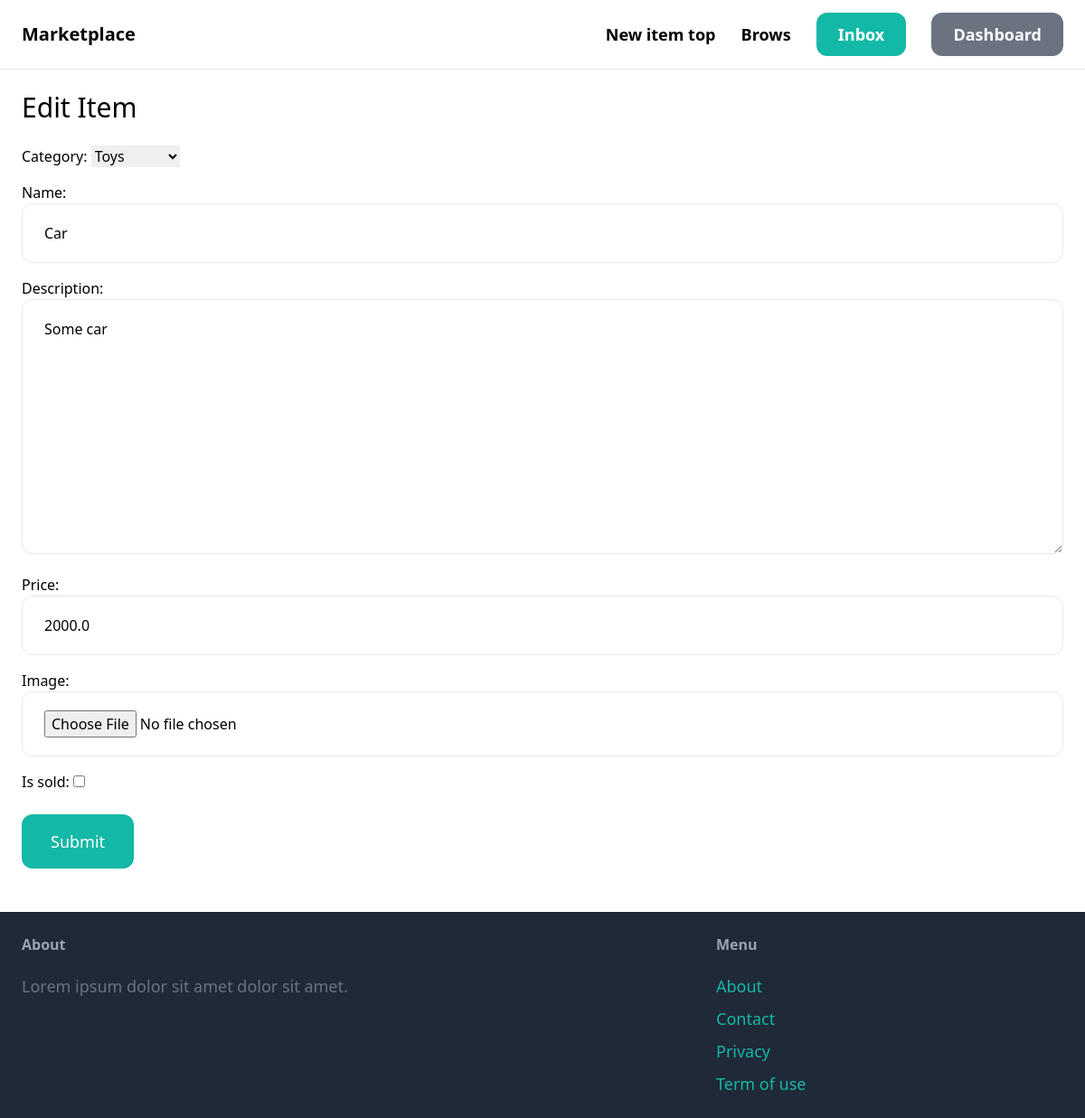
The page /items/4/edit/ (signed in) on the database as committed earlier.
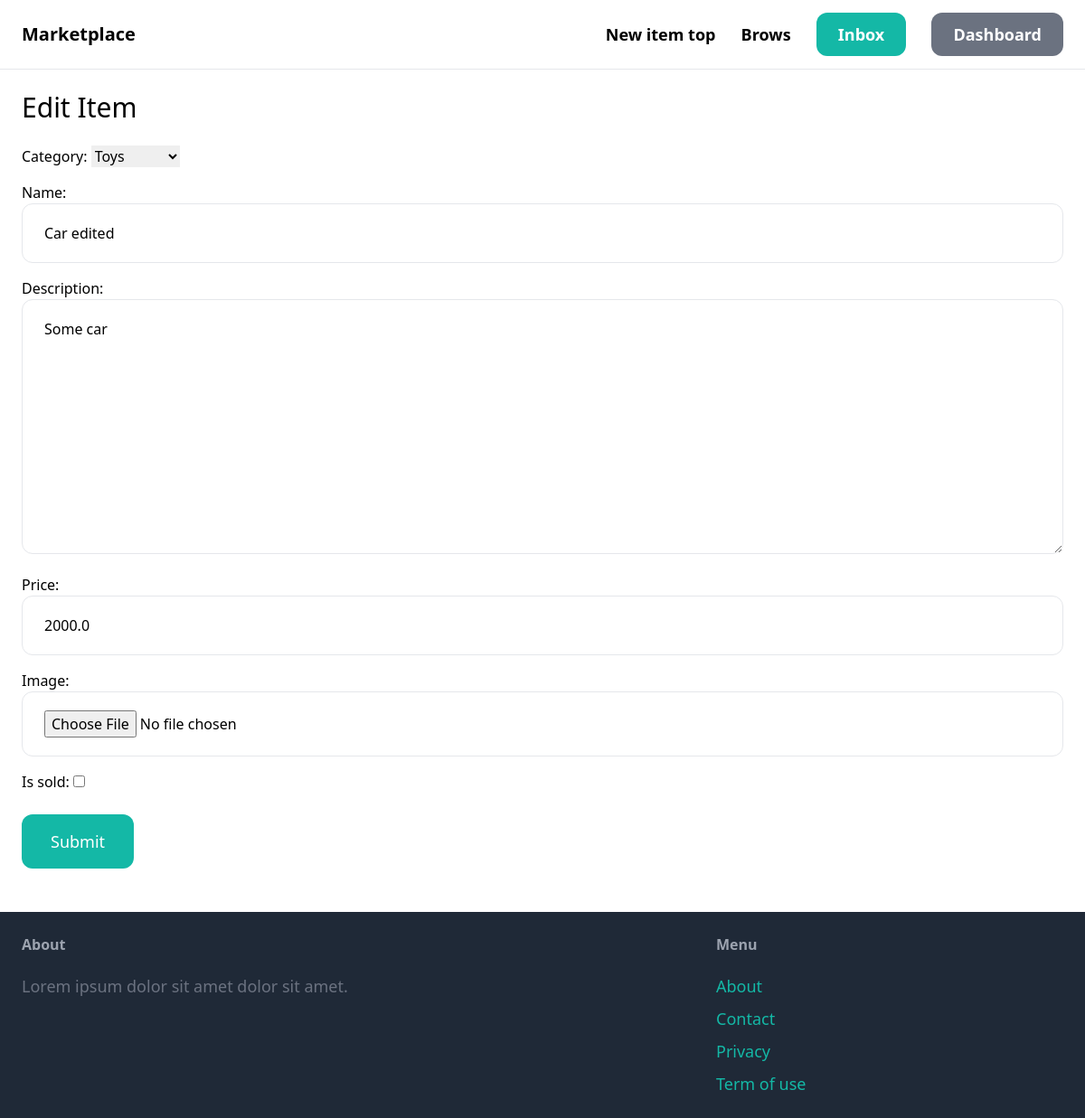
The same page on the database as committed later.
### item/models.py (models this page shows, shortened)
class Category(models.Model):
    name = models.CharField(max_length=255)
    class Meta:
        ordering = ('name',)
        verbose_name_plural = 'Categories'
    def __str__(self):
        return self.name

class Item(models.Model):
    category = models.ForeignKey(
        Category, related_name='items', on_delete=models.CASCADE)
    name = models.CharField(max_length=255)
    description = models.TextField(blank=True, null=True)
    price = models.FloatField()
    image = models.ImageField(upload_to='item_images', blank=True, null=True)
    is_sold = models.BooleanField(default=False)
    created_by = models.ForeignKey(
        User, related_name='items', on_delete=models.CASCADE)
    created_at = models.DateTimeField(auto_now_add=True)

### item/views.py (the view)
# urls.py: path('<int:pk>/edit/', views.edit, name='edit')
@login_required
def edit(request, pk):
    item = get_object_or_404(Item, pk=pk, created_by=request.user)
    if request.method == 'POST':
        form = EditItemForm(request.POST, request.FILES, instance=item)
        if form.is_valid():
            form.save()
            return redirect('item:detail', pk=item.id)
    else:
        form = EditItemForm(instance=item)
    return render(request, 'item/form.html', {
        'title': 'Edit Item',
        'form': form
    })

### item/forms.py
class EditItemForm(forms.ModelForm):
    class Meta:
        model = Item
        fields = ('category', 'name', 'description',
                  'price', 'image', 'is_sold')
        widgets = {
            'name': forms.TextInput(attrs={
                'class': INPUT_CLASSES,
            }),
            'description': forms.Textarea(attrs={
                'class': INPUT_CLASSES,
            }),
            'price': forms.TextInput(attrs={
                'class': INPUT_CLASSES,
            }),
            'image': forms.FileInput(attrs={
                'class': INPUT_CLASSES,
            })
        }

### item/templates/item/form.html (shortened to what this page needs)
{% extends 'core/base.html' %}
{% block content %}
  <h1 class="mb-6 text-3xl">{{ title }}</h1>
  <form action="." method="post" enctype="multipart/form-data">
    <div class="space-y-4">{{ form.as_p }}</div>
    <button class="mt-6 mb-6 py-4 px-8 text-lg bg-teal-500 hover:bg-teal-700 rounded-xl text-white">Submit</button>
  </form>
{% endblock %}

Rows that differ between the two databases and show on the page:
changed through a linked row, Category: name "Car" → "Car edited"
